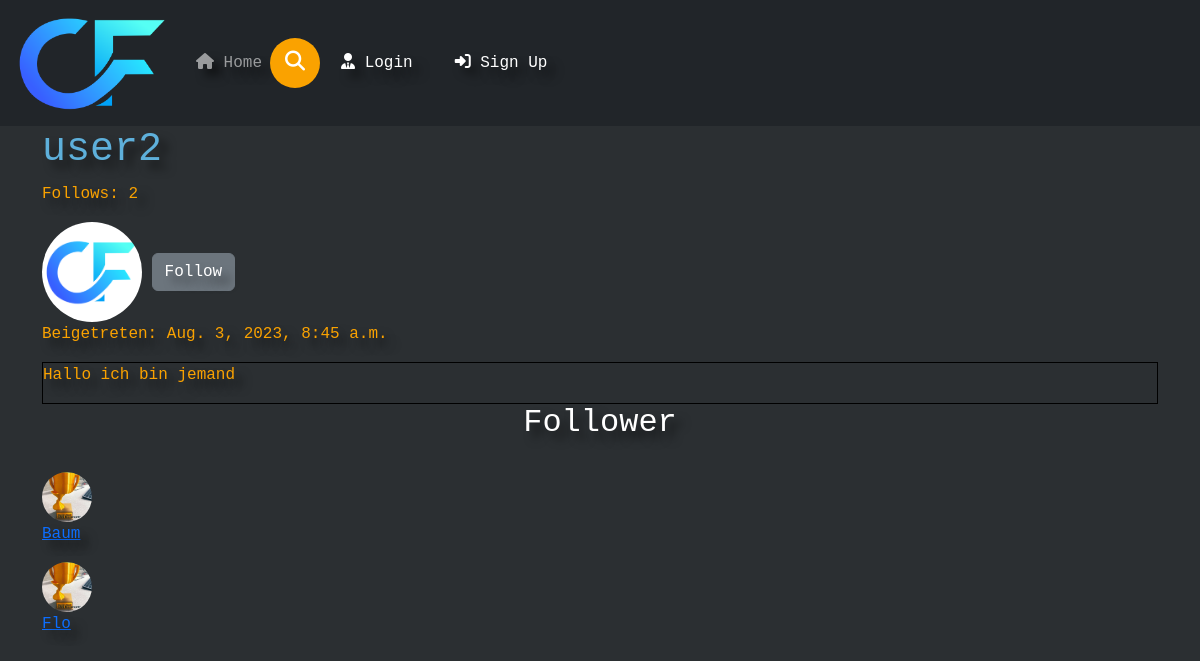
Screenshot of /profile/user2 with the database file from the repository.
### users/models.py (models this page shows, shortened)
class Profile(models.Model):
    user = models.OneToOneField(User, on_delete=models.CASCADE)
    image = models.ImageField(default="default.jpg", upload_to="profile_pics")
    bio = models.TextField()
    joinedAt = models.DateTimeField(default=timezone.now)
    follower = models.ManyToManyField(to=User, related_name="follower")
    @property
    def followCount(self):
        return self.follower.count()
    @property
    def allFollows(self):
        return self.follower.all()

### users/views.py (the view)
# urls.py: path('profile/<str:username>', users.views.user_profile, name="user-profile-page"),
def user_profile(request: HttpRequest, username: str):
    user = User.objects.get(username=username)
    _create_profile_if_missing(user)
    print("im user_profile")
    profile = Profile.objects.get(user__username=username)
    context = {"profile": profile}
    return render(request, template_name="users/profile_page.html", context=context)

### users/views.py (called while the page is built)
def _create_profile_if_missing(user: User) -> None:
    profile_exists = Profile.objects.filter(user=user).exists()
    if not profile_exists:
        profile = Profile.objects.create(user=user)
        profile.bio = f"Hallo ich bin {user.username}"
        profile.joinedAt = timezone.now
        profile.save()

### templates/users/profile_page.html (shortened to what this page needs)
{% extends "base.html" %}
{% block content %}
    <div>
        <h1>{{ profile.user.username}}</h1>
        <p>Follows: {{ profile.followCount }}</p>
       <a href="{{ profile.image.url }}"> <img src="{{ profile.image.url }}", style="width: 100px; height: 100px; object-fit: cover; border-radius:50%;"></a>
    <a href="{% url "user-follow" profile.user.username%}" class="btn btn-secondary">Follow</a>
        <p>Beigetreten: {{ profile.joinedAt }}</p>
        <div style="border: 1px solid black" padding="3px" text-align="center", margin-bottom="5px">
            <p> {{ profile.bio}} </p>
        </div>
        <h2>Follower</h2>
        {% for follow in profile.allFollows  %}
            <a href="{%   url "user-profile-page" follow.username %}">
            <img src="{{ follow.profile.image.url }}" style="width: 50px; height: 50px; object-fit: cover; border-radius:50%;">
            <p>{{ follow.username }}</p>
            </a>
        {% endfor %}
    </div>
{% endblock %}

### static/main.css (style rules this page uses)
h1, h2, h3, h4, h5, h6 { color: #5EB0DB; }
body { font-family: 'Courier New' !important; color: #faa200; justify-content: center; align-items: center; margin: 0; width: 100vw; height: 100vh; text-shadow: 8px 8px 10px #0000008c; background-color: #2b2f32; }

### static/profile_page.css (style rules this page uses)
html { height: 100%; --s: 82px; --c1: #b2b2b2; --c2: #ffffff; --c3: #d9d9d9; --_g: var(--c3) 0 120deg,#0000 0; }
body { margin: 0; padding: 0; font-family: sans-serif; }
.login-box h1, h2, h3, small { margin: 0 0 30px; padding: 0; color: #fff; text-align: center; }

### rows the page displays
Profile: user.username "user2", followCount "2", image (picture), joinedAt "Aug. 3, 2023, 8:45 a.m.", bio "Hallo ich bin jemand"

### other values shown
{{ follow.username }} "Baum"
{{ follow.username }} "Flo"
